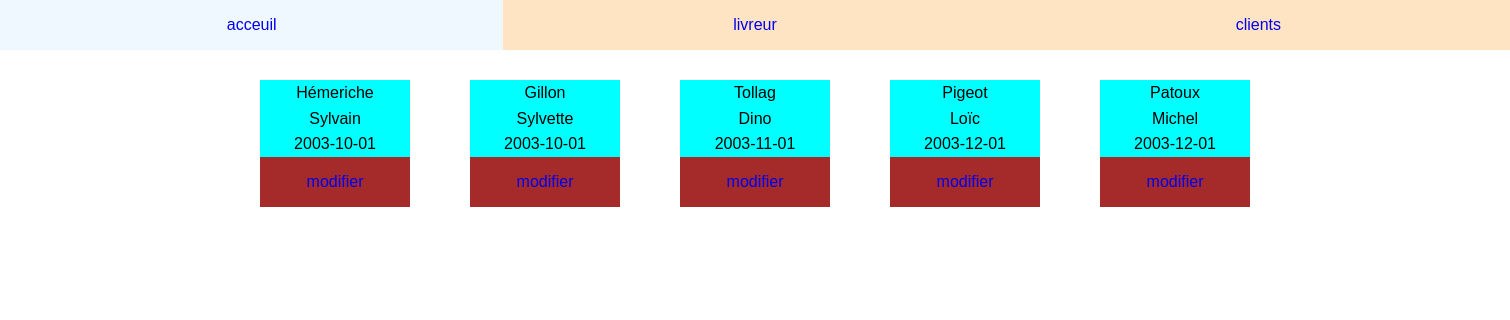
The app's page /livreur.php with its own data.
### tables this page shows
CREATE TABLE `livreur` (
  `NROLIVR` int(11) NOT NULL,
  `NOMLIVR` char(20) DEFAULT NULL,
  `PRENOMLIVR` char(20) DEFAULT NULL,
  `DATEEMBAUCHLIVR` date DEFAULT NULL
);

### livreur.php (the view, shortened to what this page needs)
<!DOCTYPE html>
<html lang="en">
<head>
    <link rel="stylesheet" href="./css/style.css">
    <link rel="stylesheet" href="./css/header.css">
    <link rel="stylesheet" href="./css/liste.css">
</head>
<body>
    <header>
        <ul>
            <li><a href="./index.php">acceuil</a></li>
            <li><a href="./livreur.php">livreur</a></li>
            <li><a href="./client.php">clients</a></li>
        </ul>
    </header>
    <main>
        <?php
        include_once("./src/data.inc.php");
        try {
            $stmt = $_bdd->prepare("SELECT * FROM livreur");
            $stmt->execute();
            $result = $stmt->fetchAll(PDO::FETCH_ASSOC);
            foreach ($result as $livreur) {
                echo "
                <section data-uid=" . $livreur['NROLIVR'] . ">
                    <ul class=\"right\">
                        <li>  <p class=\"nom\">" . $livreur['NOMLIVR'] . "</p> </li>
                        <li>  <p class=\"prenom\">" . $livreur['PRENOMLIVR'] . "</p> </li>
                        <li>  <p class=\"date\">" . $livreur['DATEEMBAUCHLIVR'] . "</p> </li>
                    </ul>
                    <a href=\"modifierL.php?NROLIVR=" . $livreur['NROLIVR'] . "\">modifier</a>
                </section>
            ";
            }
        } catch (Exception $e) {
            echo "Error: " . $e->getMessage();
        }
        ?>
    </main>
</body>
</html>

### css/style.css (style rules this page uses)
html { font-size:62.5%; scroll-behavior:smooth; height: 100vw; }
body { font: 1.6rem 'Montserrat', sans-serif; margin: 0; line-height: 1.6; }
section,figure,h1,h2,h3,h4,h5,h6,ol,p,ul { margin:0; padding:0; list-style:none; }
a { text-decoration:none; }
* { box-sizing:border-box; }
main { display: flex; flex-wrap: wrap; width: 150rem; align-items: center; justify-content: center; margin: 0 auto ; }
main section { margin: 3rem; }

### css/header.css (style rules this page uses)
header ul { display: flex; background-color: bisque; justify-content: space-around; align-items: center; height: 5rem; }
header ul li { display: flex; width: 100%; height: 100%; align-items: center; justify-content: center; transition: 1s; }

### css/liste.css (style rules this page uses)
main section { display: flex; flex-direction: column; background-color: aqua; width: 15rem; height: 100%; justify-content: space-between; text-align: center; }
main section ul { width: 100%; }
main section ul li { width: 100%; }
main section a { display: flex; background-color: brown; height: 5rem; align-items: center; justify-content: center; }

### records on screen
livreur: NOMLIVR "Hémeriche", PRENOMLIVR "Sylvain", DATEEMBAUCHLIVR "2003-10-01"
livreur: NOMLIVR "Gillon", PRENOMLIVR "Sylvette", DATEEMBAUCHLIVR "2003-10-01"
livreur: NOMLIVR "Tollag", PRENOMLIVR "Dino", DATEEMBAUCHLIVR "2003-11-01"
livreur: NOMLIVR "Pigeot", PRENOMLIVR "Loïc", DATEEMBAUCHLIVR "2003-12-01"
livreur: NOMLIVR "Patoux", PRENOMLIVR "Michel", DATEEMBAUCHLIVR "2003-12-01"
